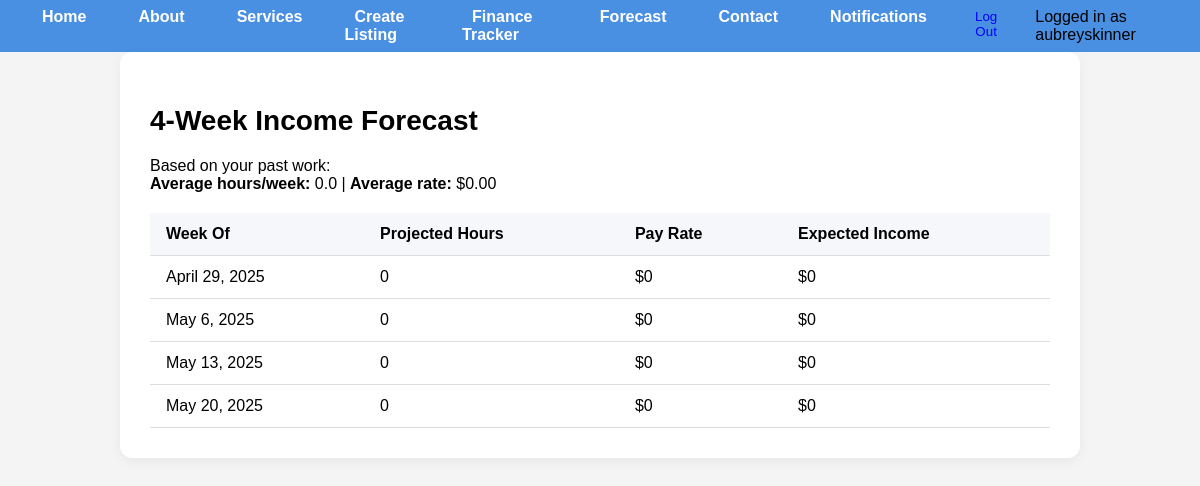
The page /cna-forecast/ (signed in) on the database its author committed.
### core/models.py (models this page shows, shortened)
class User(AbstractUser):
    is_cna = models.BooleanField(default=False)
    is_client = models.BooleanField(default=False)

### core/views.py (the view)
# urls.py: path('cna-forecast/', views.income_forecast, name='income_forecast'),
@login_required
def income_forecast(request):
    today = date.today()
    past_summaries = WeeklyJobSummary.objects.filter(user=request.user, week_of__lt=today)
    avg_hours = past_summaries.aggregate(Avg('total_hours'))['total_hours__avg'] or 0
    avg_rate = past_summaries.aggregate(Avg('pay_rate'))['pay_rate__avg'] or 0
    forecast_pay = avg_hours * avg_rate
    upcoming_weeks = []
    for i in range(4):
        week_start = today + timedelta(weeks=i)
        upcoming_weeks.append({
            'week': week_start,
            'forecast_hours': round(avg_hours, 2),
            'forecast_rate': round(avg_rate, 2),
            'forecast_total': round(forecast_pay, 2),
        })
    return render(request, 'income_forecast.html', {
        'upcoming_weeks': upcoming_weeks,
        'avg_hours': avg_hours,
        'avg_rate': avg_rate,
        'forecast_pay': forecast_pay,
    })

### templates/income_forecast.html (shortened to what this page needs)
{% extends "base.html" %}
{% block content %}
  <div class="dashboard-wrapper">
    <h2>4-Week Income Forecast</h2>
    <p>Based on your past work: <br>
    <strong>Average hours/week:</strong> {{ avg_hours|floatformat:1 }} |
    <strong>Average rate:</strong> ${{ avg_rate|floatformat:2 }}</p>
    <table>
      <thead>
        <tr>
          <th>Week Of</th>
          <th>Projected Hours</th>
          <th>Pay Rate</th>
          <th>Expected Income</th>
        </tr>
      </thead>
      <tbody>
        {% for week in upcoming_weeks %}
        <tr>
          <td>{{ week.week }}</td>
          <td>{{ week.forecast_hours }}</td>
          <td>${{ week.forecast_rate }}</td>
          <td>${{ week.forecast_total }}</td>
        </tr>
        {% endfor %}
      </tbody>
    </table>
  </div>
{% endblock %}

### templates/base.html (shortened to what this page needs)
{% load static %}
<!DOCTYPE html>
<html lang="en">
<head>
  <link rel="stylesheet" href="{% static 'css/styles.css' %}">
</head>
<body class="home-container">
  <header>
    <nav class="site-nav">
      <ul>
        <li><a href="{% url 'home' %}">Home</a></li>
        <li><a href="{% url 'about' %}">About</a></li>
        <li><a href="{% url 'services' %}">Services</a></li>
        {% if user.is_authenticated %}
          {% if user.is_cna %}
            <li><a href="{% url 'create_listing' %}">Create Listing</a></li>
            <li><a href="{% url 'cna_finance_dashboard' %}">Finance Tracker</a></li>
            <li><a href="{% url 'income_forecast' %}">Forecast</a></li>
          {% elif user.is_client %}
            <li><a href="{% url 'cna_list' %}">Browse Available CNAs</a></li>
          {% endif %}
          <li><a href="{% url 'contact' %}">Contact</a></li>
          <li><a href="{% url 'notifications' %}">Notifications</a></li>
          <form action="{% url 'logout' %}" method="post" style="display: inline;">
            <li><button type="submit" style="background:none; border:none; color:blue; cursor:pointer;">Log Out</button></li>
          </form>
          <li>Logged in as {{ user.username }}</li>
        {% else %}
          <li><a href="{% url 'register' %}">Sign Up</a></li>
          <li><a href="{% url 'login' %}">Log In</a></li>
        {% endif %}
      </ul>
    </nav>
  </header>
  <main>
    {% block content %}{% endblock %}
  </main>
</body>
</html>

### static/css/styles.css (style rules this page uses)
html, body { height: 100%; font-family: Arial, sans-serif; margin: 0; background-color: #f4f4f4; display: flex; flex-direction: column; }
main { flex: 1; padding-bottom: 20px; }
.site-nav { background-color: #4a90e2; }
.site-nav ul { display: flex; list-style: none; margin: 0; padding: 0.5rem 1rem; justify-content: center; }
.site-nav li { margin: 0 1rem; }
.site-nav a { color: white; text-decoration: none; font-weight: bold; padding: 10px; }
.dashboard-wrapper { max-width: 900px; margin: 0 auto; padding: 30px; background-color: #fff; border-radius: 12px; box-shadow: 0 4px 12px rgba(0,0,0,0.05); }
.dashboard-wrapper h2 { font-size: 28px; margin-bottom: 20px; }
.dashboard-wrapper table { width: 100%; border-collapse: collapse; margin-top: 20px; }
.dashboard-wrapper th, .dashboard-wrapper td { padding: 12px 16px; text-align: left; border-bottom: 1px solid #ddd; }
.dashboard-wrapper th { background-color: #f5f7fa; font-weight: bold; }
.dashboard-wrapper p { font-size: 16px; margin-bottom: 10px; }

### rows shown on the page
User: username "aubreyskinner", week "April 29, 2025", forecast_hours "0", forecast_rate "0", forecast_total "0", week "May 6, 2025", week "May 13, 2025", week "May 20, 2025"

### other values the page prints
{{ avg_hours|floatformat:1 }} "0.0"
{{ avg_rate|floatformat:2 }} "0.00"
